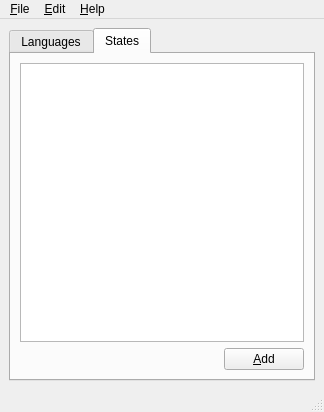
<?xml version="1.0" encoding="UTF-8"?>
<ui version="4.0">
 <class>MainWindow</class>
 <widget class="QMainWindow" name="MainWindow">
  <property name="geometry">
   <rect>
    <x>0</x>
    <y>0</y>
    <width>324</width>
    <height>412</height>
   </rect>
  </property>
  <property name="windowTitle">
   <string>Lang</string>
  </property>
  <widget class="QWidget" name="centralwidget">
   <layout class="QVBoxLayout" name="verticalLayout">
    <item>
     <widget class="QTabWidget" name="tabWidget">
      <property name="currentIndex">
       <number>1</number>
      </property>
      <widget class="QWidget" name="tab_lang">
       <attribute name="title">
        <string>Languages</string>
       </attribute>
       <layout class="QVBoxLayout" name="verticalLayout_3">
        <item>
         <layout class="QVBoxLayout" name="verticalLayout_2">
          <item>
           <widget class="QTableWidget" name="tableWidget"/>
          </item>
          <item>
           <layout class="QHBoxLayout" name="horizontalLayout">
            <item>
             <spacer name="horizontalSpacer">
              <property name="orientation">
               <enum>Qt::Horizontal</enum>
              </property>
              <property name="sizeHint" stdset="0">
               <size>
                <width>40</width>
                <height>20</height>
               </size>
              </property>
             </spacer>
            </item>
            <item>
             <widget class="QPushButton" name="pushButton_add">
              <property name="text">
               <string>&amp;Add</string>
              </property>
             </widget>
            </item>
           </layout>
          </item>
         </layout>
        </item>
       </layout>
      </widget>
      <widget class="QWidget" name="tab_states">
       <attribute name="title">
        <string>States</string>
       </attribute>
       <layout class="QVBoxLayout" name="verticalLayout_5">
        <item>
         <layout class="QVBoxLayout" name="verticalLayout_4">
          <item>
           <widget class="QTableWidget" name="tableWidget_states"/>
          </item>
          <item>
           <layout class="QHBoxLayout" name="horizontalLayout_2">
            <item>
             <spacer name="horizontalSpacer_2">
              <property name="orientation">
               <enum>Qt::Horizontal</enum>
              </property>
              <property name="sizeHint" stdset="0">
               <size>
                <width>40</width>
                <height>20</height>
               </size>
              </property>
             </spacer>
            </item>
            <item>
             <widget class="QPushButton" name="pushButton_add_state">
              <property name="text">
               <string>&amp;Add</string>
              </property>
             </widget>
            </item>
           </layout>
          </item>
         </layout>
        </item>
       </layout>
      </widget>
     </widget>
    </item>
   </layout>
  </widget>
  <widget class="QMenuBar" name="menubar">
   <property name="geometry">
    <rect>
     <x>0</x>
     <y>0</y>
     <width>324</width>
     <height>21</height>
    </rect>
   </property>
   <widget class="QMenu" name="menu_File">
    <property name="title">
     <string>&amp;File</string>
    </property>
    <addaction name="action_Quit"/>
   </widget>
   <widget class="QMenu" name="menu_Edit">
    <property name="title">
     <string>&amp;Edit</string>
    </property>
   </widget>
   <widget class="QMenu" name="menu_Help">
    <property name="title">
     <string>&amp;Help</string>
    </property>
    <addaction name="action_About_Lang"/>
   </widget>
   <addaction name="menu_File"/>
   <addaction name="menu_Edit"/>
   <addaction name="menu_Help"/>
  </widget>
  <widget class="QStatusBar" name="statusbar"/>
  <action name="action_Quit">
   <property name="text">
    <string>&amp;Quit</string>
   </property>
  </action>
  <action name="action_About_Lang">
   <property name="text">
    <string>&amp;About Lang</string>
   </property>
  </action>
 </widget>
 <resources/>
 <connections/>
</ui>
